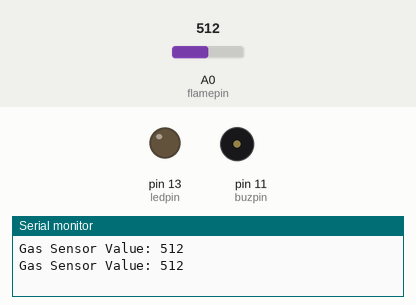
Recording of a sketch running on a simulated Arduino Uno, built with avr-gcc and run on an emulated ATmega328P. Parts: output pins drawn as LEDs (lit = HIGH), buzzer (waves = sounding), the last lines printed to the serial monitor. The inputs (shaded band) are chosen by the test bench; at power-on: A0 (flamepin) = 512.

Above: at 1.8 s.
1.9 s: A0 (flamepin) set to 735
3.4 s: A0 (flamepin) set to 761
At 5.2 s:
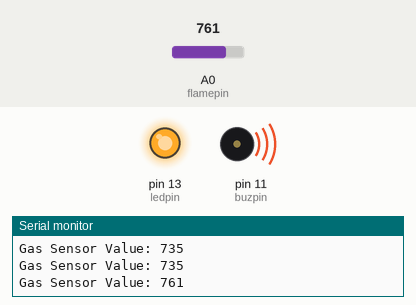
5.5 s: A0 (flamepin) set to 740
At 6.7 s:
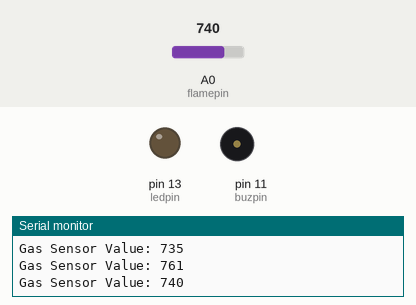
7.5 s: A0 (flamepin) set to 760
At 9.4 s:
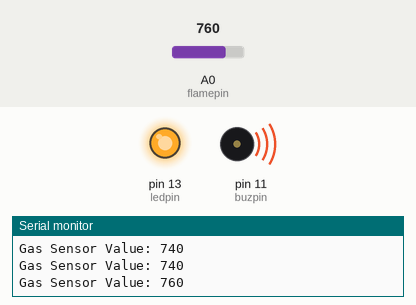
Timing chart, 0 to 10.5 s (numbered marks = the images above; inputs shaded):
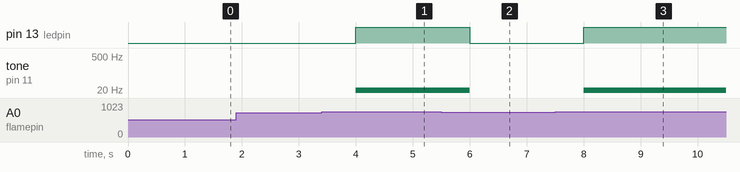

The sketch:

Firealarm.ino
```cpp
const int ledpin=13;
const int flamepin=A0;
const int buzpin=11;
const int threshold=750;// sets threshold value for flame sensor
int flamesensvalue=0; // initialize flamesensor reading
void setup() {
Serial.begin(9600);
pinMode(ledpin,OUTPUT);
pinMode(flamepin,INPUT);
pinMode(buzpin,OUTPUT);
}
void loop() {
flamesensvalue=analogRead(flamepin); // reads analog data from flame sensor
if (flamesensvalue<=threshold) { // compares reading from flame sensor with the threshold value
digitalWrite(ledpin,LOW); //turns led off led and buzzer
noTone(buzpin);//stops program for 1 second
Serial.print("Gas Sensor Value: ");
Serial.println (flamesensvalue); // Print value to Serial Monitor
delay(1000); // Delay for readability
}
else{
digitalWrite(ledpin,HIGH); //turns on led and buzzer
tone(buzpin,10);
delay(1000);
Serial.print("Gas Sensor Value: ");
Serial.println (flamesensvalue); // Print value to Serial Monitor
delay(1000);
}
}
```

Measured:
- the behaviour switches between 750 and 751 on A0 (flamepin) (found by bisection; images 0 and 1)
- after the input at 3.4 s, pin 13 (ledpin): LOW → HIGH after 0.60 s; tone on pin 11 (buzpin): silent → 10 Hz after 0.60 s
- after the input at 5.5 s, pin 13 (ledpin): HIGH → LOW after 0.50 s; tone on pin 11 (buzpin): 10 Hz → silent after 0.50 s
- after the input at 7.5 s, pin 13 (ledpin): LOW → HIGH after 0.50 s; tone on pin 11 (buzpin): silent → 10 Hz after 0.50 s
